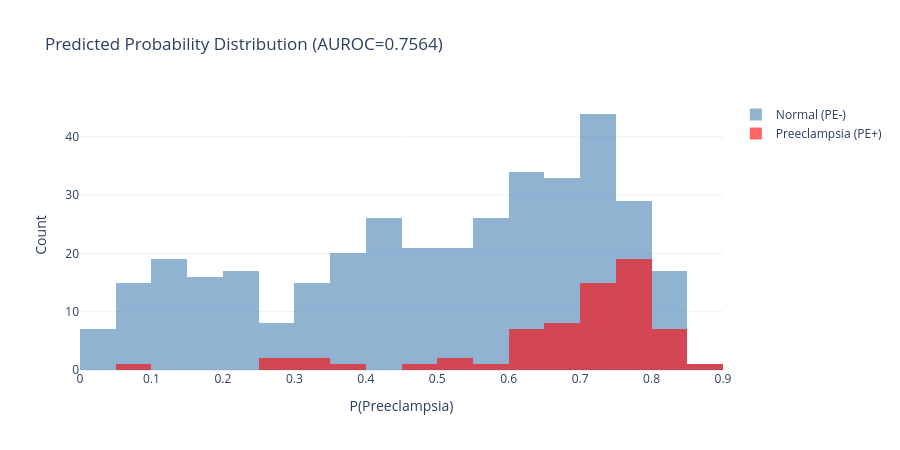

Notebook code for this chart:
### Markdown cell above
## 4. Score Distribution (PE+ vs PE-)

### Code cell
fig = go.Figure()
fig.add_trace(go.Histogram(x=probs[y_test == 0], name='Normal (PE-)',
                            marker_color='steelblue', opacity=0.6, nbinsx=30))
fig.add_trace(go.Histogram(x=probs[y_test == 1], name='Preeclampsia (PE+)',
                            marker_color='red', opacity=0.6, nbinsx=30))
fig.update_layout(
    barmode='overlay',
    title=f'Predicted Probability Distribution (AUROC={test_auroc:.4f})',
    xaxis_title='P(Preeclampsia)', yaxis_title='Count',
    template='plotly_white', width=900, height=450,
)
fig.show()

### Figure 1 — Plotly figure (JSON) as saved in the notebook; plotly's stock layout.template omitted (floating-point values rounded to 4 significant figures; data arrays with more than 128 entries replaced by an {"elided": "..."} marker saying what was removed)
{"data": [{"marker": {"color": "steelblue"}, "name": "Normal (PE-)", "nbinsx": 30, "opacity": 0.6, "x": {"elided": "369 float values"}, "type": "histogram"}, {"marker": {"color": "red"}, "name": "Preeclampsia (PE+)", "nbinsx": 30, "opacity": 0.6, "x": [0.7991, 0.7789, 0.7422, 0.3406, 0.7358, 0.7545, 0.6905, 0.7131, 0.7085, 0.5204, 0.7082, 0.7394, 0.7656, 0.7986, 0.7949, 0.8037, 0.8294, 0.8222, 0.7137, 0.6205, 0.6878, 0.7905, 0.6983, 0.829, 0.7665, 0.7983, 0.8131, 0.7363, 0.7626, 0.7168, 0.7551, 0.755, 0.7212, 0.5795, 0.7209, 0.659, 0.8671, 0.8445, 0.08909, 0.7791, 0.6264, 0.3879, 0.4795, 0.7326, 0.7889, 0.6219, 0.8264, 0.322, 0.2717, 0.7504, 0.6792, 0.7404, 0.6452, 0.5094, 0.6438, 0.6017, 0.6724, 0.7867, 0.6442, 0.2659, 0.7633, 0.7435, 0.7871, 0.7287, 0.6687, 0.7982, 0.6993], "type": "histogram"}], "layout": {"barmode": "overlay", "title": {"text": "Predicted Probability Distribution (AUROC=0.7564)"}, "xaxis": {"title": {"text": "P(Preeclampsia)"}}, "yaxis": {"title": {"text": "Count"}}, "width": 900, "height": 450}}
